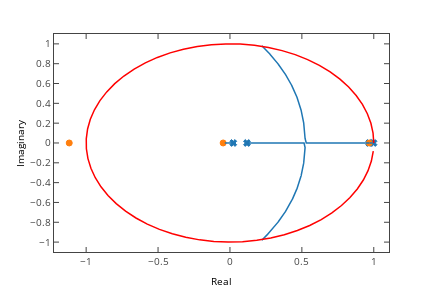

The notebook cell saved with this chart:
### Markdown cell above
Orain beste K gehigarri bat ipintzen bada sisteman, egonkorreko errorea horren menpe izango da
$Kp=192.1*K$ eta $ess=\frac{1}{192.1*K}$

Halere, sistema egonkorra izan behar da. Egonklortasuna K-ren menpe hanbait metodo erabili ahal dugu. Adibidez, erroen kokaera

### Code cell
c.rlocus(gpz*gcz,sp.r_[0:6:0.01])
data=sp.exp(sp.r_[0:2*sp.pi:0.1]*1j)
plt.plot(data.real,data.imag,'r')
f=plt.gcf();py.iplot_mpl(f)

### Figure 1 — Plotly figure (JSON) as saved in the notebook; plotly's stock layout.template omitted (floating-point values rounded to 4 significant figures; data arrays with more than 128 entries replaced by an {"elided": "..."} marker saying what was removed)
{"data": [{"marker": {"color": "#1F77B4", "line": {"color": "#1F77B4", "width": 1}, "opacity": 1, "size": 6, "symbol": "x"}, "mode": "markers", "name": "_line0", "type": "scatter", "uid": "ea2bcf47-06ed-4298-b645-9bc44bf68901", "x": [0.9984, 0.9678, 0.1183, 0.02305], "xaxis": "x", "y": [0, 0, 0, 0], "yaxis": "y"}, {"marker": {"color": "#FF7F0E", "line": {"color": "#FF7F0E", "width": 1}, "opacity": 1, "size": 6, "symbol": "circle"}, "mode": "markers", "name": "_line1", "type": "scatter", "uid": "2f8510e5-5371-48e3-bce4-0d80b8da6781", "x": [-1.118, 0.9691, -0.04738], "xaxis": "x", "y": [0, 0, 0], "yaxis": "y"}, {"line": {"color": "rgba (31, 119, 180, 1)", "dash": "solid", "width": 1.5}, "mode": "lines", "name": "rootlocus", "type": "scatter", "uid": "555932f3-1afb-45af-b9fd-9a4b8263e3d0", "x": {"elided": "600 float values"}, "xaxis": "x", "y": {"elided": "600 int values"}, "yaxis": "y"}, {"line": {"color": "rgba (31, 119, 180, 1)", "dash": "solid", "width": 1.5}, "mode": "lines", "name": "rootlocus", "type": "scatter", "uid": "19a1b0f0-dc17-4918-8b1f-0d84b997f0da", "x": {"elided": "600 float values"}, "xaxis": "x", "y": {"elided": "600 float values"}, "yaxis": "y"}, {"line": {"color": "rgba (31, 119, 180, 1)", "dash": "solid", "width": 1.5}, "mode": "lines", "name": "rootlocus", "type": "scatter", "uid": "1ccb0a50-8fd5-417a-bff2-520c799220c4", "x": {"elided": "600 float values"}, "xaxis": "x", "y": {"elided": "600 float values"}, "yaxis": "y"}, {"line": {"color": "rgba (31, 119, 180, 1)", "dash": "solid", "width": 1.5}, "mode": "lines", "name": "rootlocus", "type": "scatter", "uid": "e3f181b3-17f3-4331-ba2c-c36af5e81430", "x": {"elided": "600 float values"}, "xaxis": "x", "y": {"elided": "600 int values"}, "yaxis": "y"}, {"line": {"color": "rgba (255, 0, 0, 1)", "dash": "solid", "width": 1.5}, "mode": "lines", "name": "_line8", "type": "scatter", "uid": "0cca4ac1-2c7a-4ec8-80c1-eae2b0777973", "x": [1, 0.995, 0.9801, 0.9553, 0.9211, 0.8776, 0.8253, 0.7648, 0.6967, 0.6216, 0.5403, 0.4536, 0.3624, 0.2675, 0.17, 0.07074, -0.0292, -0.1288, -0.2272, -0.3233, -0.4161, -0.5048, -0.5885, -0.6663, -0.7374, -0.8011, -0.8569, -0.9041, -0.9422, -0.971, -0.99, -0.9991, -0.9983, -0.9875, -0.9668, -0.9365, -0.8968, -0.8481, -0.791, -0.7259, -0.6536, -0.5748, -0.4903, -0.4008, -0.3073, -0.2108, -0.1122, -0.01239, 0.0875, 0.1865, 0.2837, 0.378, 0.4685, 0.5544, 0.6347, 0.7087, 0.7756, 0.8347, 0.8855, 0.9275, 0.9602, 0.9833, 0.9965], "xaxis": "x", "y": [0, 0.09983, 0.1987, 0.2955, 0.3894, 0.4794, 0.5646, 0.6442, 0.7174, 0.7833, 0.8415, 0.8912, 0.932, 0.9636, 0.9854, 0.9975, 0.9996, 0.9917, 0.9738, 0.9463, 0.9093, 0.8632, 0.8085, 0.7457, 0.6755, 0.5985, 0.5155, 0.4274, 0.335, 0.2392, 0.1411, 0.04158, -0.05837, -0.1577, -0.2555, -0.3508, -0.4425, -0.5298, -0.6119, -0.6878, -0.7568, -0.8183, -0.8716, -0.9162, -0.9516, -0.9775, -0.9937, -0.9999, -0.9962, -0.9825, -0.9589, -0.9258, -0.8835, -0.8323, -0.7728, -0.7055, -0.6313, -0.5507, -0.4646, -0.3739, -0.2794, -0.1822, -0.08309], "yaxis": "y"}], "layout": {"autosize": false, "height": 288, "hovermode": "closest", "margin": {"b": 36, "l": 54, "pad": 0, "r": 43, "t": 34}, "showlegend": false, "width": 432, "xaxis": {"anchor": "y", "domain": [0, 1], "mirror": "ticks", "nticks": 7, "range": [-1.224, 1.106], "showgrid": false, "showline": true, "side": "bottom", "tickfont": {"size": 10}, "ticks": "inside", "title": {"font": {"color": "#000000", "size": 10}, "text": "Real"}, "type": "linear", "zeroline": false}, "yaxis": {"anchor": "x", "domain": [0, 1], "mirror": "ticks", "nticks": 11, "range": [-1.1, 1.1], "showgrid": false, "showline": true, "side": "left", "tickfont": {"size": 10}, "ticks": "inside", "title": {"font": {"color": "#000000", "size": 10}, "text": "Imaginary"}, "type": "linear", "zeroline": false}}}
